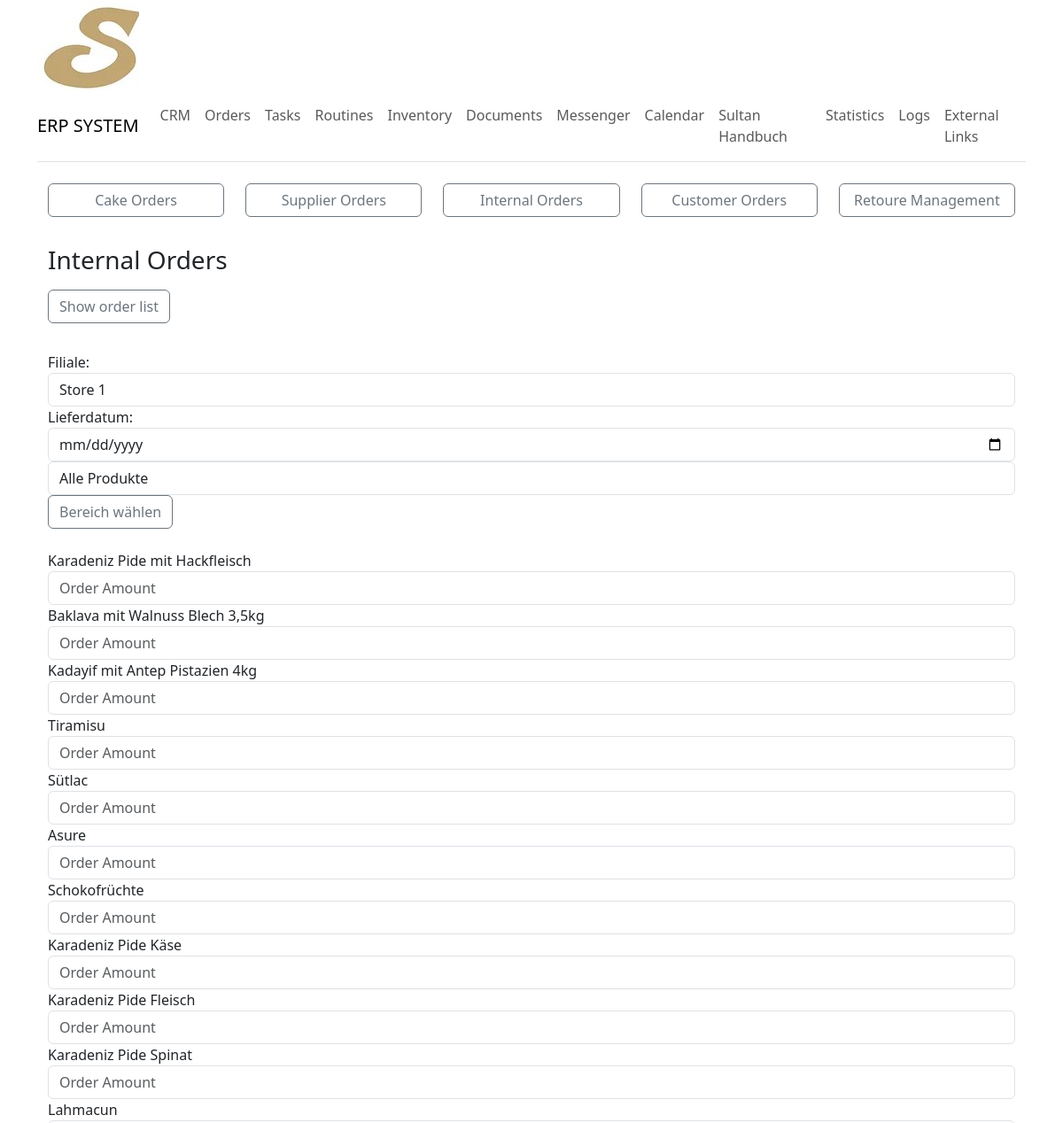
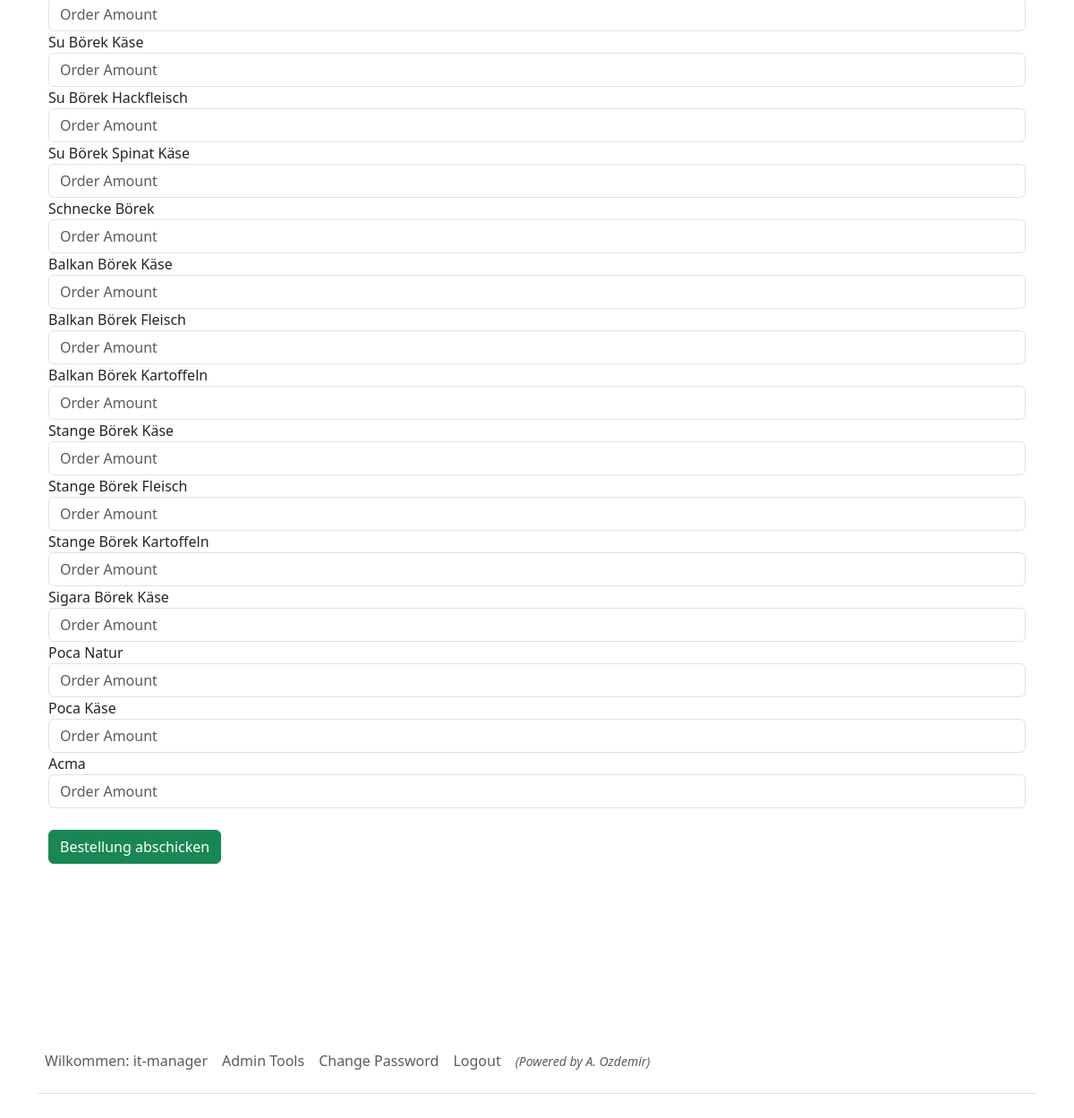
The page /orders/internal_orders/ (signed in) on the database its author committed (2 pictures, top to bottom).
### sultanerp/models.py (models this page shows, shortened)
class DynamicText(models.Model):
    title = models.CharField(max_length=255)
    text = models.TextField()

class InternalProducts(models.Model):
    CATEGORY = [
        ("Teigwaren", "Teigwaren"),
        ("Baklava", "Baklava"),
        ("Konditorei", "Konditorei"),
        ("Backstube", "Backstube"),
        ("Snacks", "Snacks"),
        ("Restaurant", "Restaurant"),
        ("Nachspeisen", "Nachspeisen")
    ]
    posNr = models.CharField(max_length=20, blank=True)
    title = models.CharField(max_length=50)
    category = models.CharField(max_length=255, blank=True, choices=CATEGORY)

class User(AbstractUser):
    first_name = models.CharField(max_length=255)
    last_name = models.CharField(max_length=255)
    personal_nr = models.IntegerField(null=True, blank=True)
    is_active = models.BooleanField(default=True)
    branch = models.ForeignKey(
        Store, on_delete=models.CASCADE, related_name="users", null=True, blank=True)
    user_level = models.ForeignKey(
        Roles, on_delete=models.CASCADE, related_name="users", null=True, blank=True)

### sultanerp/views.py (the view)
# urls.py: path('orders/internal_orders/', views.internal_orders, name='internal_orders'),
@login_required
def internal_orders(request):
    categories = InternalProducts.objects.values_list(
        'category', flat=True).distinct()
    branches = Store.objects.all()
    selected_category = request.POST.get('category')
    selected_branch = request.POST.get('branch')
    selected_date = request.POST.get('delivery_date', '')
    if selected_branch:
        selected_branch = int(selected_branch)
    if request.method == 'POST':
        action_type = request.POST.get('action_type')
        if action_type == "filter":
            internal_products = InternalProducts.objects.filter(
                category=selected_category) if selected_category else InternalProducts.objects.all()
        elif action_type == "order":
            product_ids = request.POST.getlist('product_ids')
            branch_id = selected_branch
            delivery_date = selected_date
            amounts = [int(request.POST.get(
                f'amounts_{product_id}') or 0) for product_id in product_ids]
            if any(amounts):
                try:
                    order_amount = ",".join(map(str, amounts))
                    internal_order = InternalOrders.objects.create(
                        orderAmount=order_amount,
                        branch_id=branch_id,
                        orderDate=delivery_date,
                    )
                    for product_id in product_ids:
                        product = InternalProducts.objects.get(id=product_id)
                        internal_order.products.add(product)
                    return redirect('internal_order_detail', order_id=internal_order.id)
                except Exception:
                    messages.error(request, f"Error: {str(Exception)}")
        if 'internal_products' not in locals():
            internal_products = InternalProducts.objects.all()
    else:  # If GET request
        print("All Categories")
        internal_products = InternalProducts.objects.all()
    return render(request, 'orders/internal_orders.html', {
        'branches': branches,
        'categories': categories,
        'selected_category': selected_category,
        'selected_branch': selected_branch,
        'selected_date': selected_date,
        'internal_products': internal_products,
    })

### sultanerp/utilities/context_processors.py (called while the page is built)
def dynamic_text_processor(request):
    dynamic_texts_objects = DynamicText.objects.all()
    dynamic_texts_dict = {dt.title: dt for dt in dynamic_texts_objects}
    return {'dynamic_texts': dynamic_texts_dict}

### sultanerp/templates/orders/internal_orders.html (shortened to what this page needs)
{% extends "_base.html" %}
{% load static %}
{% block content %}
{% include "navbar.html" %}
{% include "_orders.html" %}
<div class="container mt-4">
    <div class="sticky-top bg-white py-2">
        <h3>{{ dynamic_texts.internal_orders.text }}</h3>
    </div>
    <a href="{% url 'internal_orders_list_view' %}" class="{{dynamic_texts.btn.text}}">Show order list</a>
    <form action="{% url 'internal_orders' %}" method="post" class="mt-4">
        <div class="form-group">
            <label for="branch">Filiale:</label>
            <select name="branch" class="form-control" required>
                {% for branch in branches %}
                <option value="{{ branch.id }}" {% if branch.id == selected_branch %}selected{% endif %}>{{ branch.branchTitle }}</option>
                {% endfor %}
            </select>
        </div>
        <div class="form-group">
            <label for="delivery_date">Lieferdatum:</label>
            <input type="date" name="delivery_date" class="form-control" value="{{ selected_date }}" required>
        </div>
        <div class="form-group">
            <select name="category" class="form-control">
                <option value="">Alle Produkte</option>
            </select>
            <button type="button" onclick="filterCategory();" class="{{dynamic_texts.btn.text}}">Bereich wählen</button>
        </div>
        <div class="mt-3">
            {% for product in internal_products %}
            <div class="form-group">
                <label>{{ product.title }}</label>
                <input type="number" name="amounts_{{ product.id }}" min="0" class="form-control" placeholder="Order Amount">
            </div>
            {% endfor %}
        </div>
        <br>
        <button type="submit" onclick="return checkAmounts();" class="btn btn-success">Bestellung abschicken</button>
    </form>
</div>
{% endblock %}

### sultanerp/templates/navbar.html (shortened to what this page needs)
<nav class="navbar navbar-expand-lg navbar-light bg-white border-bottom py-2">
  <a class="navbar-brand font-weight-bold" href="{% url 'dashboard' %}">ERP SYSTEM</a>
  <div class="collapse navbar-collapse" id="navbarNav">
    <ul class="navbar-nav">
      <li class="nav-item active">
        <a class="nav-link" href="{% url 'crm_view' %}">CRM</a>
      </li>
      <li class="nav-item">
        <a class="nav-link" href="{% url 'orders_view' %}">{{dynamic_texts.orders.text}}</a>
      </li>
      <li class="nav-item">
        <a class="nav-link" href="{% url 'task_list' %}">{{dynamic_texts.tasks.text}}</a>
      </li>
      <li class="nav-item">
        <a class="nav-link" href="{% url 'routine_list' %}">{{dynamic_texts.routines.text}}</a>
      </li>
      <li class="nav-item">
        <a class="nav-link" href="{% url 'inventory' %}">{{dynamic_texts.inventory.text}}</a>
      </li>
      <li class="nav-item">
        <a class="nav-link" href="{% url 'documents' %}">{{dynamic_texts.documents.text}}</a>
      </li>
      <li class="nav-item">
        <a class="nav-link" href="{% url 'messenger' %}">{{dynamic_texts.messenger.text}}</a>
      </li>
      <li class="nav-item">
        <a class="nav-link" href="{% url 'calendar' %}">{{dynamic_texts.calendar.text}}</a>
      </li>
      <li class="nav-item border-right">
        <a class="nav-link" href="{% url 'wiki_index' %}">{{dynamic_texts.handbook.text}}</a>
      </li>
      {% if user.is_staff %}
      <li class="nav-item">
        <a class="nav-link" href="{% url 'statistics' %}">{{dynamic_texts.statistics.text}}</a>
      </li>
      <li class="nav-item">
        <a class="nav-link" href="{% url 'logs' %}">{{dynamic_texts.logs.text}}</a>
      </li>
      {% endif %}
      {% if user.user_level.hierarchy < 5 %}
      <li class="nav-item">
        <a class="nav-link" href="{% url 'external_links' %}">{{dynamic_texts.external_links.text}}</a>
      </li>
      {% endif %}
    </ul>
  </div>
</nav>

### sultanerp/templates/_orders.html
<br>
<div class="container">
    <div class="row">
        <div class="col-12 col-md">
            <a href="{% url 'cake_order' %}" class="btn btn-outline-secondary w-100 mb-2 mb-md-0">{{dynamic_texts.cake_orders.text}}</a>
        </div>
        <div class="col-12 col-md mt-2 mt-md-0">
            <a href="{% url 'supplier_orders' %}" class="btn btn-outline-secondary w-100 mb-2 mb-md-0">{{dynamic_texts.supplier_orders.text}}</a>
        </div>
        <div class="col-12 col-md mt-2 mt-md-0">
            <a href="{% url 'internal_orders' %}" class="btn btn-outline-secondary w-100 mb-2 mb-md-0">{{dynamic_texts.internal_orders.text}}</a>
        </div>
        <div class="col-12 col-md mt-2 mt-md-0">
            <a href="{% url 'customer_orders' %}" class="btn btn-outline-secondary w-100 mb-2 mb-md-0">{{dynamic_texts.customer_orders.text}}</a>
        </div>
        <div class="col-12 col-md mt-2 mt-md-0">
            <a href="{% url 'retoure' %}" class="btn btn-outline-secondary w-100">{{dynamic_texts.retoure_management.text}}</a>
        </div>
    </div>
</div>

### sultanerp/templates/_footer.html
{% if user.is_authenticated %}
<div class="container">
    <div style="min-height: 10em;"></div>
    <footer class="py-3 my-4">
        <ul class="nav border-bottom pb-3 mb-3">
            {% if user.is_authenticated %}
                <li class="nav-item">
                    <a class="nav-link px-2 text-muted">{{dynamic_texts.welcome.text}}: {{user.username}}</a>
                </li>
        {% if user.user_level.role == 'admin' %}
                <li class="nav-item">
                    <a class="nav-link px-2 text-muted" href="{% url 'admin_tools' %}">Admin Tools</a>
                </li>
        {% endif %}
                <li class="nav-item">
                    <a class="nav-link px-2 text-muted" href="{% url 'password_change' %}">Change Password</a>
                </li>
                <li class="nav-item">
                    <a class="nav-link px-2 text-muted" href="{% url 'logout' %}">Logout</a>
                </li>
                <li>
                    <a class="nav-link px-2 text-muted" style="font-style: italic;"><small>(Powered by A. Ozdemir)</small</a>
                </li>
            {% else %}
                <li class="nav-item">
                    <a class="nav-link px-2 text-muted" href="{% url 'tools' %}">Login</a>
                </li>
            {% endif %}
        </ul>
    </footer>
</div>
{% endif%}

### rows shown on the page
DynamicText: orders.text "Orders"
DynamicText: tasks.text "Tasks"
DynamicText: routines.text "Routines"
DynamicText: inventory.text "Inventory"
DynamicText: documents.text "Documents"
DynamicText: messenger.text "Messenger"
DynamicText: calendar.text "Calendar"
DynamicText: handbook.text "Sultan Handbuch"
DynamicText: statistics.text "Statistics"
DynamicText: logs.text "Logs"
DynamicText: external_links.text "External Links"
DynamicText: cake_orders.text "Cake Orders"
DynamicText: supplier_orders.text "Supplier Orders"
DynamicText: internal_orders.text "Internal Orders"
DynamicText: customer_orders.text "Customer Orders"
DynamicText: retoure_management.text "Retoure Management"
InternalProducts: title "Karadeniz Pide mit Hackfleisch"
InternalProducts: title "Baklava mit Walnuss Blech 3,5kg"
InternalProducts: title "Kadayif mit Antep Pistazien 4kg"
InternalProducts: title "Tiramisu"
InternalProducts: title "Sütlac"
InternalProducts: title "Asure"
InternalProducts: title "Schokofrüchte"
InternalProducts: title "Karadeniz Pide Käse"
InternalProducts: title "Karadeniz Pide Fleisch"
InternalProducts: title "Karadeniz Pide Spinat"
InternalProducts: title "Lahmacun"
InternalProducts: title "Su Börek Käse"
InternalProducts: title "Su Börek Hackfleisch"
InternalProducts: title "Su Börek Spinat Käse"
InternalProducts: title "Schnecke Börek"
InternalProducts: title "Balkan Börek Käse"
InternalProducts: title "Balkan Börek Fleisch"
InternalProducts: title "Balkan Börek Kartoffeln"
InternalProducts: title "Stange Börek Käse"
InternalProducts: title "Stange Börek Fleisch"
InternalProducts: title "Stange Börek Kartoffeln"
InternalProducts: title "Sigara Börek Käse"
InternalProducts: title "Poca Natur"
InternalProducts: title "Poca Käse"
InternalProducts: title "Acma"
DynamicText: welcome.text "Wilkommen"
User: username "it-manager"

### other values the page prints
form field branch "Store 1"
